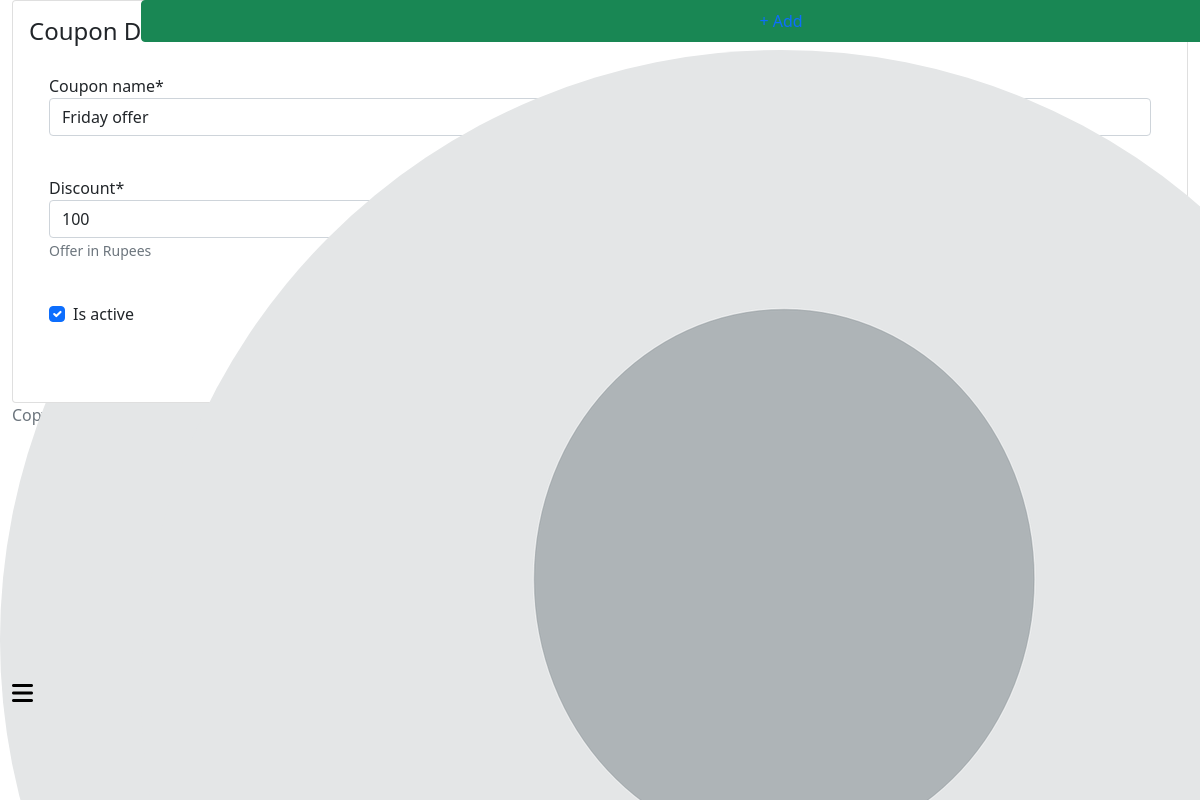
The page /super-admin/coupon-edit/1 (signed in) on the database its author committed.
### account/models.py (models this page shows, shortened)
class CustomUser(AbstractBaseUser, PermissionsMixin):
    first_name = models.CharField(max_length=55,null=True, blank=True)
    last_name = models.CharField(max_length=55,null=True, blank=True)
    username  =models.CharField(max_length=55, unique=True)
    email = models.EmailField(max_length=55, unique=True)
    mobile = models.CharField(max_length=10, unique=True)
    date_joined = models.DateTimeField(auto_now_add=True)
    last_login = models.DateTimeField(auto_now=True)
    is_staff = models.BooleanField(default=False)
    is_admin = models.BooleanField(default=False)
    is_active = models.BooleanField(default=True)
    is_superadmin = models.BooleanField(default=False)
    is_admin_request = models.BooleanField(default=False)
    GENDER_CHOICES = (
        ('male' , 'Male'),
        ('female' , 'Female'),
        ('other' , 'Other')
    )
    profile_pic = models.ImageField(upload_to = 'user_pro_pic', default='default/pro_pic.png')
    gender = models.CharField(max_length=6, choices=GENDER_CHOICES, default='Male')
    dob = models.DateField(null=True, blank=True)
    updated_at = models.DateTimeField(auto_now=True)
    USERNAME_FIELD = 'mobile'
    REQUIRED_FIELDS = ['username', 'email' ]
    objects = CustomBaseUserManager()
    def __str__(self):
        return self.email

### offers/models.py (models this page shows, shortened)
class Coupon(models.Model):
    coupon_name = models.CharField(max_length=50)
    coupon_code = models.CharField(max_length=50, unique=True)
    discount = models.PositiveIntegerField(help_text="Offer in Rupees", null=True)
    is_redeemed = models.BooleanField(default=False)
    is_active = models.BooleanField(default=True)

### super_admin/views.py (the view, shortened to what this page needs)
# urls.py: path('coupon-edit/<str:pk>', views.CouponEditView.as_view(), name= 'coupon_edit'),
@method_decorator(admin_login_required, name='dispatch')
class CouponEditView(View):
    def get(self, request, pk):
        coupon = Coupon.objects.get(id=pk)
        form = CouponForm(instance=coupon)
        context = {'form' : form}
        return render(request, 'super_admin/coupon_add.html', context)

### super_admin/form.py
class CouponForm(forms.ModelForm):
    class Meta:
        model = Coupon
        fields = '__all__'

### templates/super_admin/coupon_add.html (shortened to what this page needs)
{% extends 'super_admin/base.html' %}
{% load static %}
{% load crispy_forms_tags %}
{% load crispy_forms_filters %}
{% block content %}
<div class="row">
    <div class="col-12">
        <div class="card">
            <div class="card-body">
                <h4 class="card-title">Coupon Details Form</h4>
                <div class="row">
                    <form action="" method="post" enctype="multipart/form-data">
                        <div class="row">
                            {{form | crispy}}
                        </div>
                        <div class="row">
                        </div>
                    </form>
                </div>
            </div>
        </div>
    </div>
</div>
{% endblock %}

### templates/super_admin/includes/navbar.html (shortened to what this page needs)
{% load static %}
<nav class="navbar p-0 fixed-top d-flex flex-row">
  <div class="navbar-menu-wrapper flex-grow d-flex align-items-stretch">
    <button id="nav-toggler-btn" class="navbar-toggler navbar-toggler align-self-center border-0"
      data-bs-toggle="minimize">
      <span class="fa-solid fa-bars fs-4"></span>
    </button>
    <ul class="navbar-nav w-100">
    </ul>
    <ul class="navbar-nav navbar-nav-right">
      <li class="nav-item dropdown d-none d-lg-block">
        <a class="nav-link btn btn-success create-new-button" id="createbuttonDropdown" data-bs-toggle="dropdown"
          aria-expanded="false" href="">+ Add</a>
      </li>
      <li class="nav-item dropdown">
        <a class="nav-link" id="profileDropdown" href="#" data-bs-toggle="dropdown">
          <div class="navbar-profile">
            <img class="img-xs rounded-circle" src="{{request.user.profile_pic.url}}" alt="">
          </div>
        </a>
      </li>
    </ul>
  </div>
</nav>

### static/css/style.css (style rules this page uses)
.row { --bs-gutter-x: 0; }
a { text-decoration: none; }
li { list-style: none; }

### templates/super_admin/coupon_add.html (style rules this page uses)
.form-group { width: 50%; padding: 20px; float: left; }

### rows shown on the page
CustomUser: user.profile_pic (picture)
Coupon: coupon_name "Friday offer", discount "100", is_active "☑"
